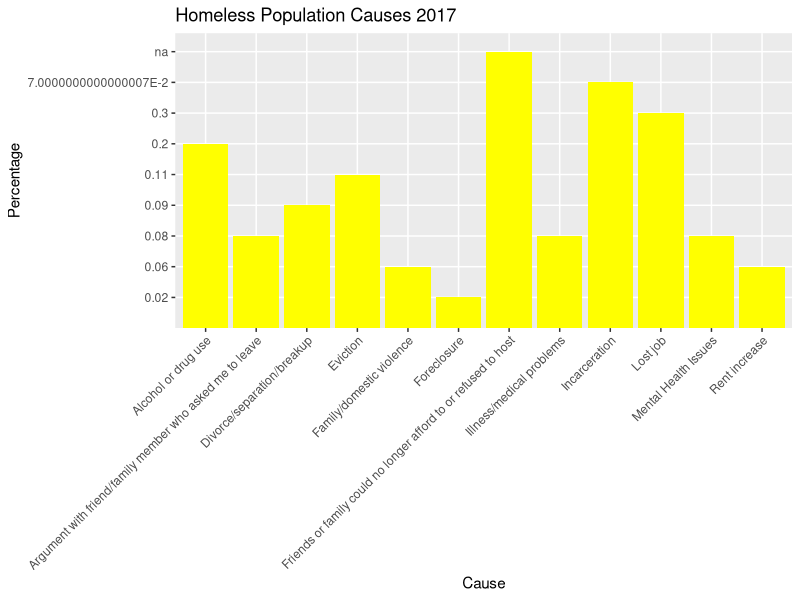
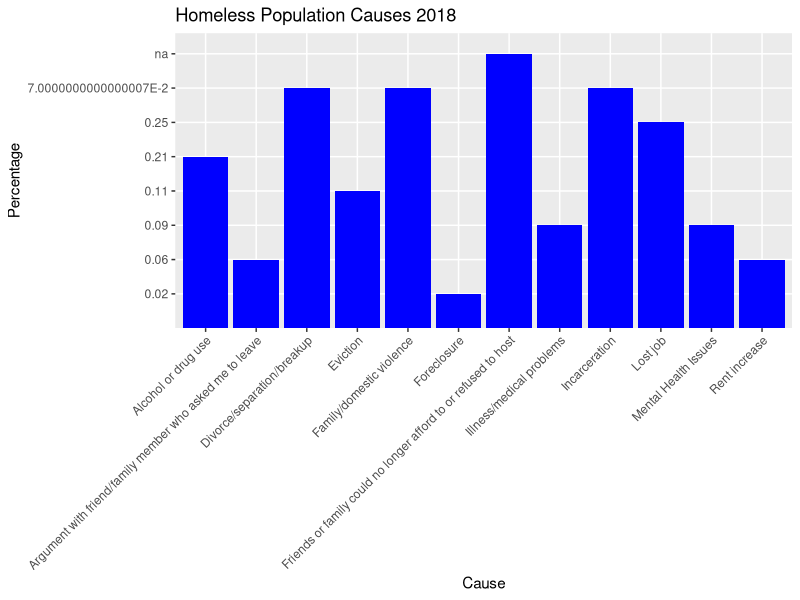
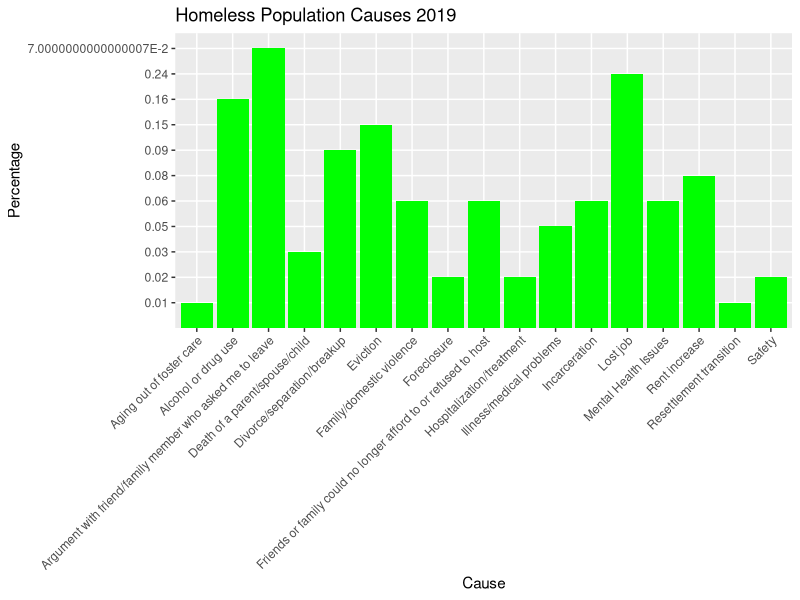
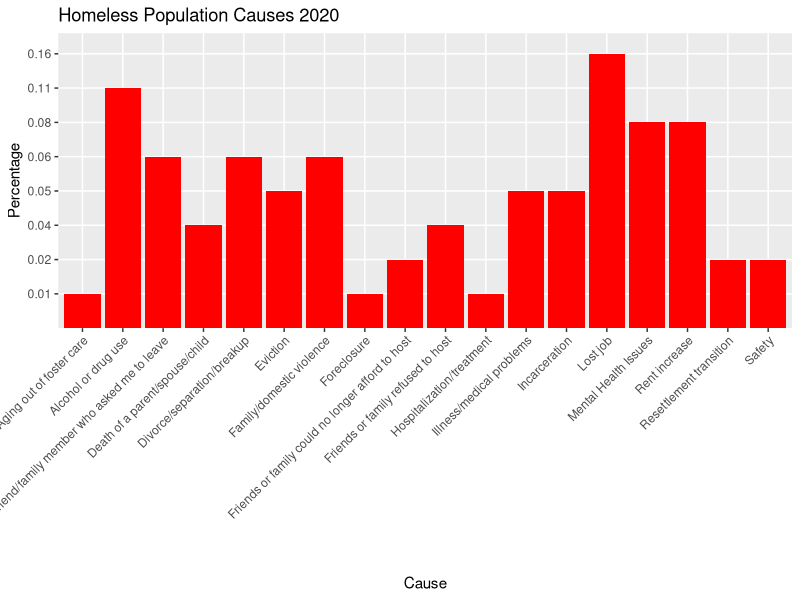

These charts were generated, in order, by the following R code:
# Christian, Chart 3

# Load libraries
library(dplyr)
library(readxl)
library(ggplot2)

# Load excel file
causes <- read_excel("../INFO_cause.xlsx")

# Filtering 'causes' data set by year
causes_2020 <- causes %>% filter(Year == "2020")
causes_2019 <- causes %>% filter(Year == "2019")
causes_2018 <- causes %>% filter(Year == "2018")
causes_2017 <- causes %>% filter(Year == "2017")

# Question to be asked of the data
cause_by_year <- function(year) {
  lead_cause <- causes %>% filter(Year == year) %>%
    filter(Percent == max(Percent)) %>% pull(Cause)
  paste("The primary cause of homelessness in", year, "was", lead_cause)
}

# Creating bar charts for each year

causes_2020_bar_chart <- ggplot(data = causes_2020) + 
  geom_col(mapping = aes(x = Cause, y = Percent), fill = "red") +
  labs(x = "Cause", y = "Percentage", title = "Homeless Population Causes 2020") +
  theme(axis.text.x = element_text(angle = 45, vjust = 1, hjust = 1))

causes_2019_bar_chart <- ggplot(data = causes_2019) + 
  geom_col(mapping = aes(x = Cause, y = Percent), fill = "green") +
  labs(x = "Cause", y = "Percentage", title = "Homeless Population Causes 2019") +
  theme(axis.text.x = element_text(angle = 45, vjust = 1, hjust = 1))

causes_2018_bar_chart <- ggplot(data = causes_2018) + 
  geom_col(mapping = aes(x = Cause, y = Percent), fill = "blue") +
  labs(x = "Cause", y = "Percentage", title = "Homeless Population Causes 2018") +
  theme(axis.text.x = element_text(angle = 45, vjust = 1, hjust = 1))

causes_2017_bar_chart <- ggplot(data = causes_2017) + 
  geom_col(mapping = aes(x = Cause, y = Percent), fill = "yellow") +
  labs(x = "Cause", y = "Percentage", title = "Homeless Population Causes 2017") +
  theme(axis.text.x = element_text(angle = 45, vjust = 1, hjust = 1))